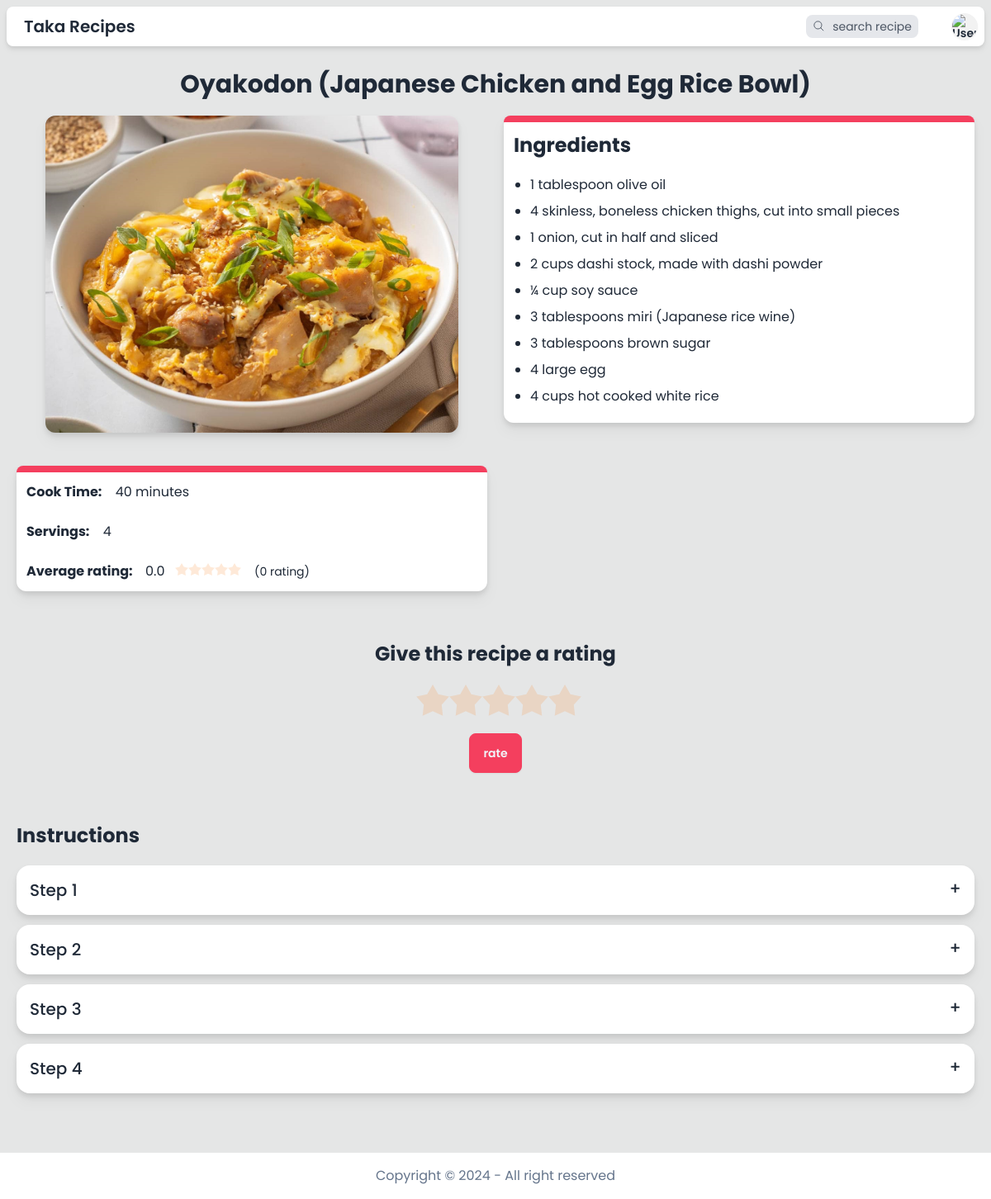
Screenshot of /recipe/109 (signed in) with the database file from the repository.
### model.py (models this page shows)
class Recipe(db.Model):
    __tablename__ = "recipe"
    id = mapped_column(Integer, primary_key=True)
    name = mapped_column(String(200), nullable=False)
    cook_time_in_minutes = mapped_column(Integer, nullable=False)
    servings = mapped_column(Integer, nullable=False)
    ingredients = mapped_column(JSON, nullable=False)
    instructions = mapped_column(JSON, nullable=False)
    image = mapped_column(String(255), nullable=False)
    datetime = mapped_column(String(100), nullable=False)
    user_id = mapped_column(Integer, ForeignKey("user.id"))
    average_rating = mapped_column(Float, nullable=False, default=0)
    total_ratings = mapped_column(Integer, nullable=False, default=0)

### app.py (the view)
@app.route("/recipe/<recipe_id>")
@login_required
def recipe_detail(recipe_id):
    recipe = db.session.execute(db.select(Recipe).filter_by(id=recipe_id)).scalar_one_or_none()
    if not recipe:
        return render_template("error.html", error=error(HTTPStatus.NOT_FOUND))
    if recipe.cook_time_in_minutes >= 60:
        recipe.cook_time_hour = recipe.cook_time_in_minutes // 60
        recipe.cook_time_minute = recipe.cook_time_in_minutes % 60
    else:
        recipe.cook_time_hour = None
        recipe.cook_time_minute = recipe.cook_time_in_minutes
    current_user_rating = db.session.execute(db.select(Rating).filter_by(recipe_id=recipe_id, user_id=session["user_id"])).scalar_one_or_none()
    current_user_rating = current_user_rating.rating if current_user_rating else 0
    return render_template("/recipe/recipe_detail.html", recipe=recipe, current_user_rating=current_user_rating)

### helpers.py (called while the page is built)
def login_required(f):
    @wraps(f)
    def decorated_function(*args, **kwargs):
        if session.get("user_id") is None:
            return redirect("/login")
        return f(*args, **kwargs)
    return decorated_function

### templates/recipe/recipe_detail.html (shortened to what this page needs)
{% extends "template.html" %}
{% block main %}
<div class="w-screen max-w-[2000px] mx-auto p-5 mb-10">
    <p class="text-center text-3xl font-bold mb-5">{{ recipe.name }}</p>
    <div class="flex flex-col lg:flex-row items-center lg:items-start gap-10 lg:gap-5 w-full">
        <div class="w-full">
            <img class="object-cover w-full sm:w-[400px] lg:w-[500px] h-72 lg:h-96 mx-auto rounded-xl drop-shadow-lg" src="{{ url_for('static', filename=recipe.image) }}" alt="pizza">
            <div class="mt-10 drop-shadow-lg bg-base-100 rounded-xl">
                <div class="h-2 bg-accent rounded-t-xl"></div>
                <div class="grid grid-rows-2 text-sm md:text-base">
                    <div class="p-3">
                        <span class="font-bold">Cook Time:</span>
                        <span class="hover:text-rose-500 ml-3 text-right">
                            {% if recipe.cook_time_minute %}
                                {{ recipe.cook_time_minute }}{{ " minute" if recipe.cook_time_minute == 1 else " minutes"}}
                            {% endif %}
                        </span>
                    </div>
                    <div class="p-3">
                        <span class="font-bold">Servings:</span>
                        <span class="hover:text-rose-500 ml-3">{{ recipe.servings }}</span>
                    </div>
                    <div class="p-3">
                        <span class="font-bold">Average rating: </span>
                        <span class="hover:text-rose-500 ml-3">{{recipe.average_rating}}</span>
                        <span class="rating rating-sm rating-half">
                            <input type="radio" name="rating" disabled class="rating-hidden cursor-default" value="0" {{ "checked" if recipe.average_rating >= 0 }} />
                            <input type="radio" name="rating" disabled class="mask mask-star-2 mask-half-1 bg-orange-400 cursor-default" value="0.5" {{ "checked" if recipe.average_rating >= 0.5 }} />
                            <input type="radio" name="rating" disabled class="mask mask-star-2 mask-half-2 bg-orange-400 cursor-default" value="1" {{ "checked" if recipe.average_rating >= 1 }} />
                            <input type="radio" name="rating" disabled class="mask mask-star-2 mask-half-1 bg-orange-400 cursor-default" value="1.5" {{ "checked" if recipe.average_rating >= 1.5 }} />
                            <input type="radio" name="rating" disabled class="mask mask-star-2 mask-half-2 bg-orange-400 cursor-default" value="2" {{ "checked" if recipe.average_rating >= 2 }} />
                            <input type="radio" name="rating" disabled class="mask mask-star-2 mask-half-1 bg-orange-400 cursor-default" value="2.5" {{ "checked" if recipe.average_rating >= 2.5 }} />
                            <input type="radio" name="rating" disabled class="mask mask-star-2 mask-half-2 bg-orange-400 cursor-default" value="3" {{ "checked" if recipe.average_rating >= 3 }} />
                            <input type="radio" name="rating" disabled class="mask mask-star-2 mask-half-1 bg-orange-400 cursor-default" value="3.5" {{ "checked" if recipe.average_rating >= 3.5 }} />
                            <input type="radio" name="rating" disabled class="mask mask-star-2 mask-half-2 bg-orange-400 cursor-default" value="4" {{ "checked" if recipe.average_rating >= 4 }} />
                            <input type="radio" name="rating" disabled class="mask mask-star-2 mask-half-1 bg-orange-400 cursor-default" value="4.5" {{ "checked" if recipe.average_rating >= 4.5 }} />
                            <input type="radio" name="rating" disabled class="mask mask-star-2 mask-half-2 bg-orange-400 cursor-default" value="5" {{ "checked" if recipe.average_rating == 5 }} />
                        </span>
                        <span class="ml-3 text-sm">({{recipe.total_ratings}} {{ "rating" if recipe.total_ratings <= 1 else "ratings"}})</span>
                    </div>
                </div>
            </div>
        </div>
        <div class="drop-shadow-lg bg-base-100 rounded-xl w-full">
            <div class="h-2 bg-accent rounded-t-xl"></div>
            <div class="p-3">
                <h3 class="text-2xl font-bold">Ingredients</h3>
                <ul class="list-disc ml-5 mt-5 text-sm md:text-base">
                    {% for ingredient in recipe.ingredients %}
                    <li class="my-2 hover:text-rose-500">{{ ingredient }}</li>
                    {% endfor %}
                </ul>
            </div>
        </div>
    </div>
    <div class="mt-10 flex flex-col items-center py-5">
        <h2 class="font-bold text-2xl mb-5 text-center">{{ "Your rating on this recipe" if current_user_rating else "Give this recipe a rating"}}</h2>
        <form action="/recipe/{{recipe.id}}/rate" method="post" class="flex flex-col items-center">
            <div class="rating rating-lg">
                <input type="radio" name="rating" class="rating-hidden cursor-default" value="0" {{ "checked" if not current_user_rating }} />
                <input type="radio" name="rating" class="mask mask-star-2 bg-orange-400 cursor-default" value="1" {{ "checked" if current_user_rating >= 1 }} />
                <input type="radio" name="rating" class="mask mask-star-2 bg-orange-400 cursor-default" value="2" {{ "checked" if current_user_rating >= 2 }} />
                <input type="radio" name="rating" class="mask mask-star-2 bg-orange-400 cursor-default" value="3" {{ "checked" if current_user_rating >= 3 }} />
                <input type="radio" name="rating" class="mask mask-star-2 bg-orange-400 cursor-default" value="4" {{ "checked" if current_user_rating >= 4 }} />
                <input type="radio" name="rating" class="mask mask-star-2 bg-orange-400 cursor-default" value="5" {{ "checked" if current_user_rating == 5 }} />
            </div>
            <button type="submit" class="btn btn-accent mt-5">{{ "re-rate" if current_user_rating else "rate"}}</button>
        </form>
    </div>
    <div id="instructions" class="mt-10">
        <h2 class="font-bold text-2xl mb-5">Instructions</h2>
        {% for instruction in recipe.instructions %}
        <div class="collapse collapse-plus bg-base-100 my-3 drop-shadow-lg">
            <div class="collapse-title text-xl font-medium">Step {{ loop.index }}</div>
        </div>
        {% endfor %}
    </div>
</div>
{% endblock %}

### rows the page displays
Recipe: name "Oyakodon (Japanese Chicken and Egg Rice Bowl)", image (picture), servings "4", average_rating "0.0", total_ratings "0", total_ratings "rating"

### other values shown
{{ recipe.cook_time_minute }} "40"
{{ " minute" if recipe.cook_time_minute == 1 else " minutes" }} "minutes"
{{ ingredient }} "1 tablespoon olive oil" "4 skinless, boneless chicken thighs, cut into small pieces" "1 onion, cut in half and sliced" "2 cups dashi stock, made with dashi powder" "¼ cup soy sauce" "3 tablespoons miri (Japanese rice wine)" "3 tablespoons brown sugar" "4 large egg" "4 cups hot cooked white rice"
{{ "re-rate" if current_user_rating else "rate" }} "rate"
